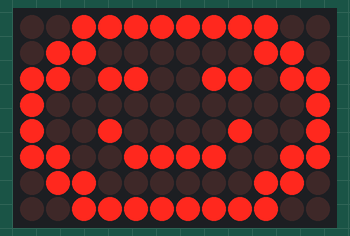
A sketch run on a simulated Arduino Uno R4 WiFi. On the bench: 12×8 LED matrix.

Above: at 0.1 s.
At 0.6 s:
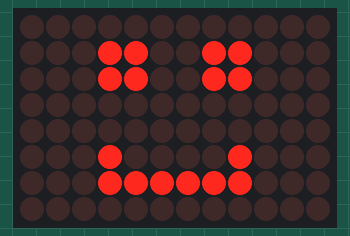

Measured:
- what the display in image 1 shows lasts 0.5 s, from 0.5 s to 1.0 s

The sketch:

q4.ino
```cpp
#include "Arduino_LED_Matrix.h"
ArduinoLEDMatrix matrix;
void setup() {
 matrix.begin();
}
const uint32_t smile[] = {
 0x3fc606d9,
 0xb801909c,
 0xf36063fc
};
const uint32_t happy[] = {
 0x19819,
 0x80000001,
 0x81f8000
};

void loop(){
 matrix.loadFrame(smile);
 delay(500);
 matrix.loadFrame(happy);
 delay(500);
}
```
